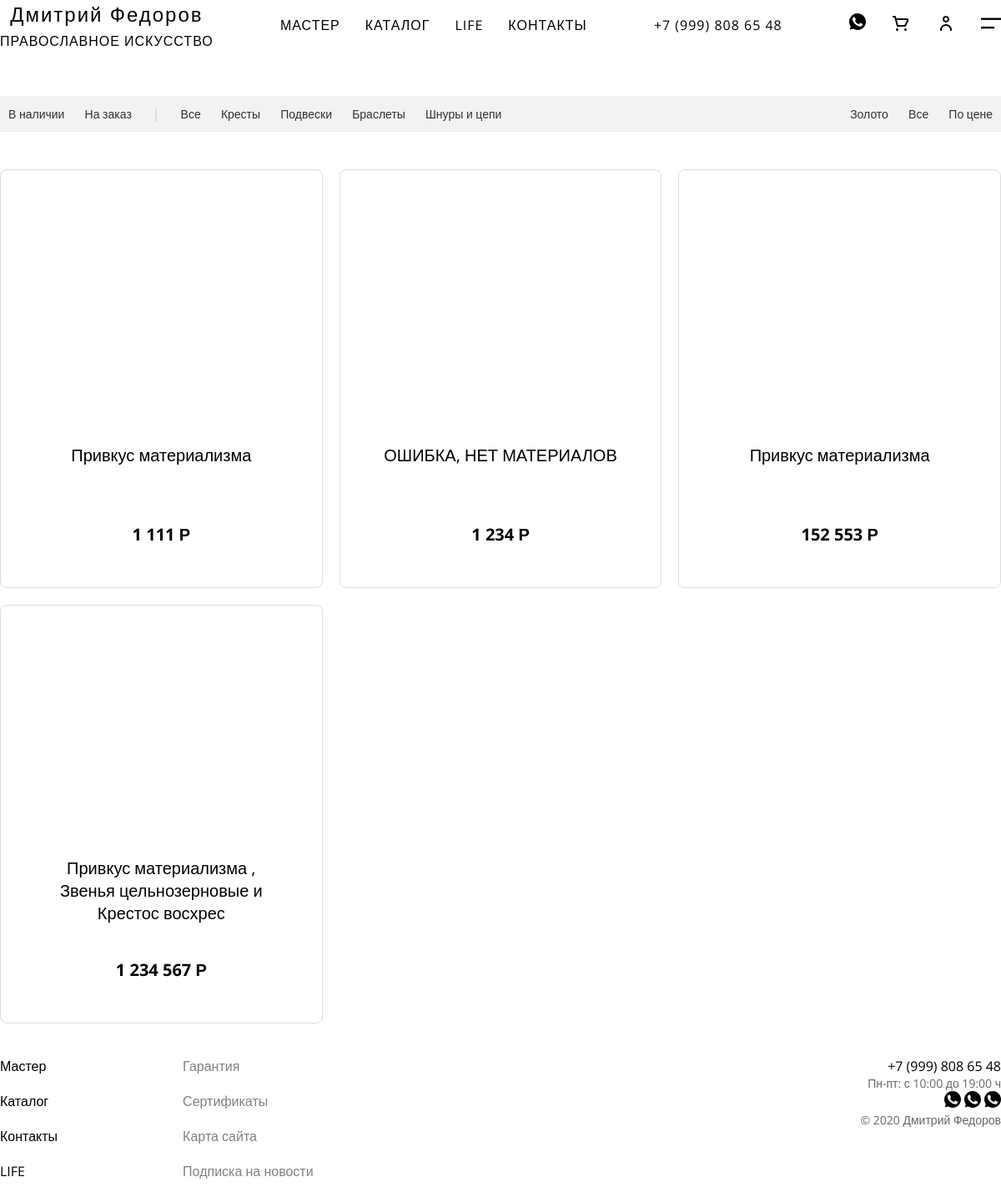
The page / on the database its author committed.
### app/models.py (models this page shows, shortened)
class ProductMaterial(models.Model):
    product = models.ForeignKey(Product, on_delete=models.CASCADE, related_name='materials')
    material = models.ForeignKey(Material, on_delete=models.CASCADE)
    class Meta:
        unique_together = ('product', 'material')

class Material(models.Model):
    name = models.CharField(max_length=100)

class Product(models.Model):
    name = models.CharField(max_length=255)
    description = models.TextField(null=True, blank=False)
    care = models.TextField(null=True, blank=False)
    price = models.DecimalField(max_digits=10, decimal_places=2)
    available_amount = models.IntegerField()

### app/views.py (the view)
# urls.py: path('', catalog, name='catalog'),
def catalog(request):
    products = Product.objects.all().prefetch_related(
        'images',
        'types',
        'sizes',
        'materials'
    )
    return render(request, 'catalog.html', {'products': products})

### app/templatetags/my_filters.py (called while the page is built)
@register.filter
def format_price(value):
    return f"{round(value):,}".replace(",", " ")

### app/templates/catalog.html (shortened to what this page needs)
{% extends 'base_layout.html' %} {% block content %} {% load my_filters %}
<div class="filters-container">
  <div class="filters-availability">
    <a
      href="?availability=in_stock"
      class="filter-btn {% if request.GET.availability == 'in_stock' %}active{% endif %}"
      >В наличии</a
    >
    <a
      href="?availability=on_order"
      class="filter-btn {% if request.GET.availability == 'on_order' %}active{% endif %}"
      >На заказ</a
    >
  </div>
  <span class="filter-divider">|</span>
  <div class="filters-type">
    <a
      href="?"
      class="filter-btn {% if not request.GET.availability %}active{% endif %}"
      >Все</a
    >
    <a
      href="?category=crosses"
      class="filter-btn {% if request.GET.category == 'crosses' %}active{% endif %}"
      >Кресты</a
    >
    <a
      href="?category=pendants"
      class="filter-btn {% if request.GET.category == 'pendants' %}active{% endif %}"
      >Подвески</a
    >
    <a
      href="?category=bracelets"
      class="filter-btn {% if request.GET.category == 'bracelets' %}active{% endif %}"
      >Браслеты</a
    >
    <a
      href="?category=cords_chains"
      class="filter-btn {% if request.GET.category == 'cords_chains' %}active{% endif %}"
      >Шнуры и цепи</a
    >
  </div>
  <div class="filters-sort">
    <a
      href="?material=gold"
      class="filter-btn {% if request.GET.material == 'gold' %}active{% endif %}"
      >Золото</a
    >
    <a
      href="?"
      class="filter-btn {% if not request.GET.material %}active{% endif %}"
      >Все</a
    >
    <a
      href="?sort=price"
      class="filter-btn {% if request.GET.sort == 'price' %}active{% endif %}"
      >По цене</a
    >
  </div>
</div>
<div class="catalog-block">
  <div class="catalog">
    {% for product in products %} {% if product.available_amount > 0 %}
    <div class="catalog-item">
      <p class="catalog-item-materials">
        {% for product_material in product.materials.all %}
        {{product_material.material.name}} {% if forloop.revcounter0 == 1 %} и
        {% elif not forloop.last %}, {% endif %} {% empty %} ОШИБКА, НЕТ
        МАТЕРИАЛОВ {% endfor %}
      </p>
      <p class="catalog-item-price">{{ product.price|format_price }} Р</p>
    </div>
    {% endif %} {% endfor %}
  </div>
</div>
{% endblock %}

### static/style.css (style rules this page uses)
* { margin: 0; padding: 0; font-family: "Open Sans", sans-serif; }
body { height: 100vh; max-width: 1200px; margin: 0 auto; background: #fff; color: #000; display: flex; flex-direction: column; gap: 40px; }
a { color: #000; text-decoration: none; }

### app/templates/catalog.html (style rules this page uses)
.filters-container { margin: 15px 0; padding: 10px 0; border-bottom: 1px solid #eee; background: #f2f2f2; display: flex; flex-wrap: wrap; align-items: center; gap: 10px; }
.filters-sort { margin-left: auto; }
.filter-btn { padding: 5px 10px; border-radius: 15px; text-decoration: none; color: #333; font-size: 14px; transition: all 0.3s; }
.filter-divider { color: #ccc; padding: 0 5px; }
.catalog { display: grid; grid-template-columns: repeat(auto-fill, minmax(300px, 1fr)); gap: 20px; width: 100%; }
.catalog-item { display: flex; flex-direction: column; align-items: center; justify-content: space-between; height: 400px; border: 1px solid #ddd; border-radius: 8px; padding: 50px; text-align: center; }
.catalog-item-materials { font-size: 20px; font-weight: normal; }
.catalog-item-price { font-size: 20px; font-weight: bold; }

### rows shown on the page
Product: price "1 111"
ProductMaterial: material.name "Привкус материализма"
Product: price "1 234"
Product: price "152 553"
ProductMaterial: material.name "Привкус материализма"
Product: price "1 234 567"
ProductMaterial: material.name "Привкус материализма"
ProductMaterial: material.name "Звенья цельнозерновые", shows "и"
ProductMaterial: material.name "Крестос восхрес"
